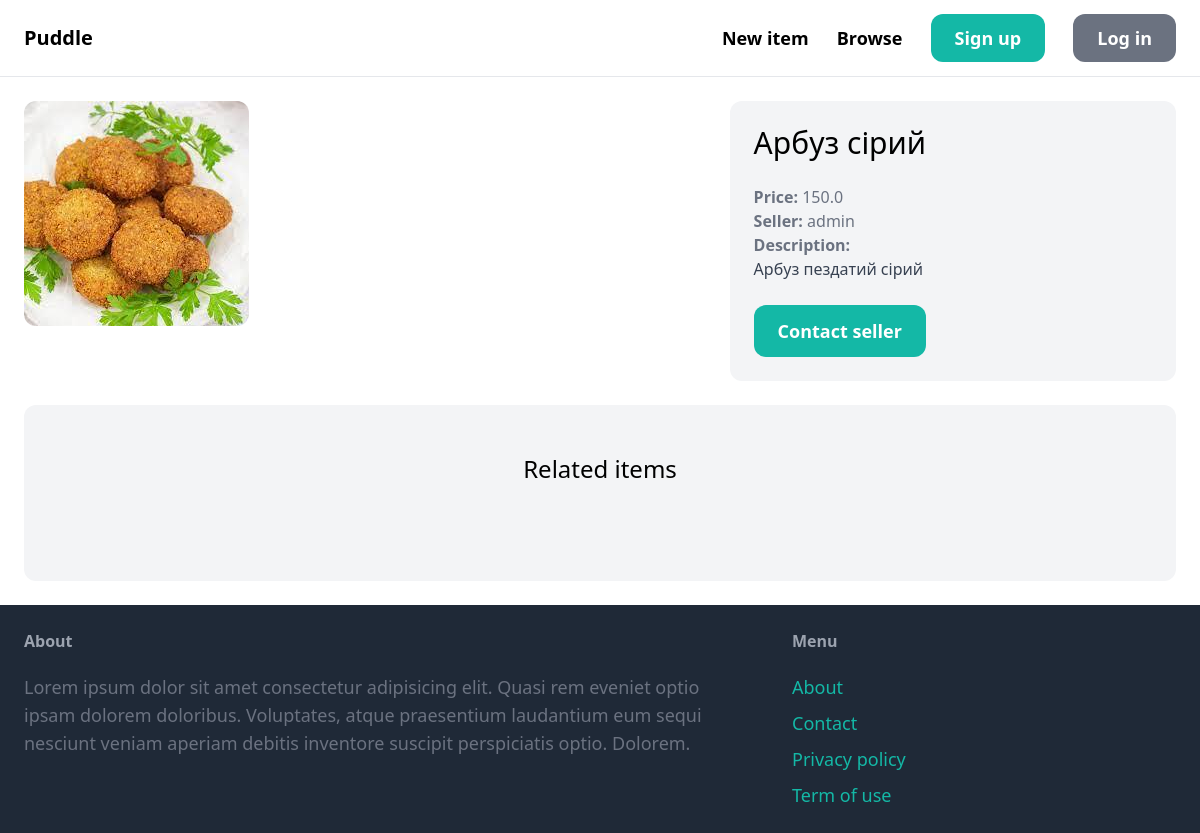
/items/3/, run on an earlier commit of the app's database.
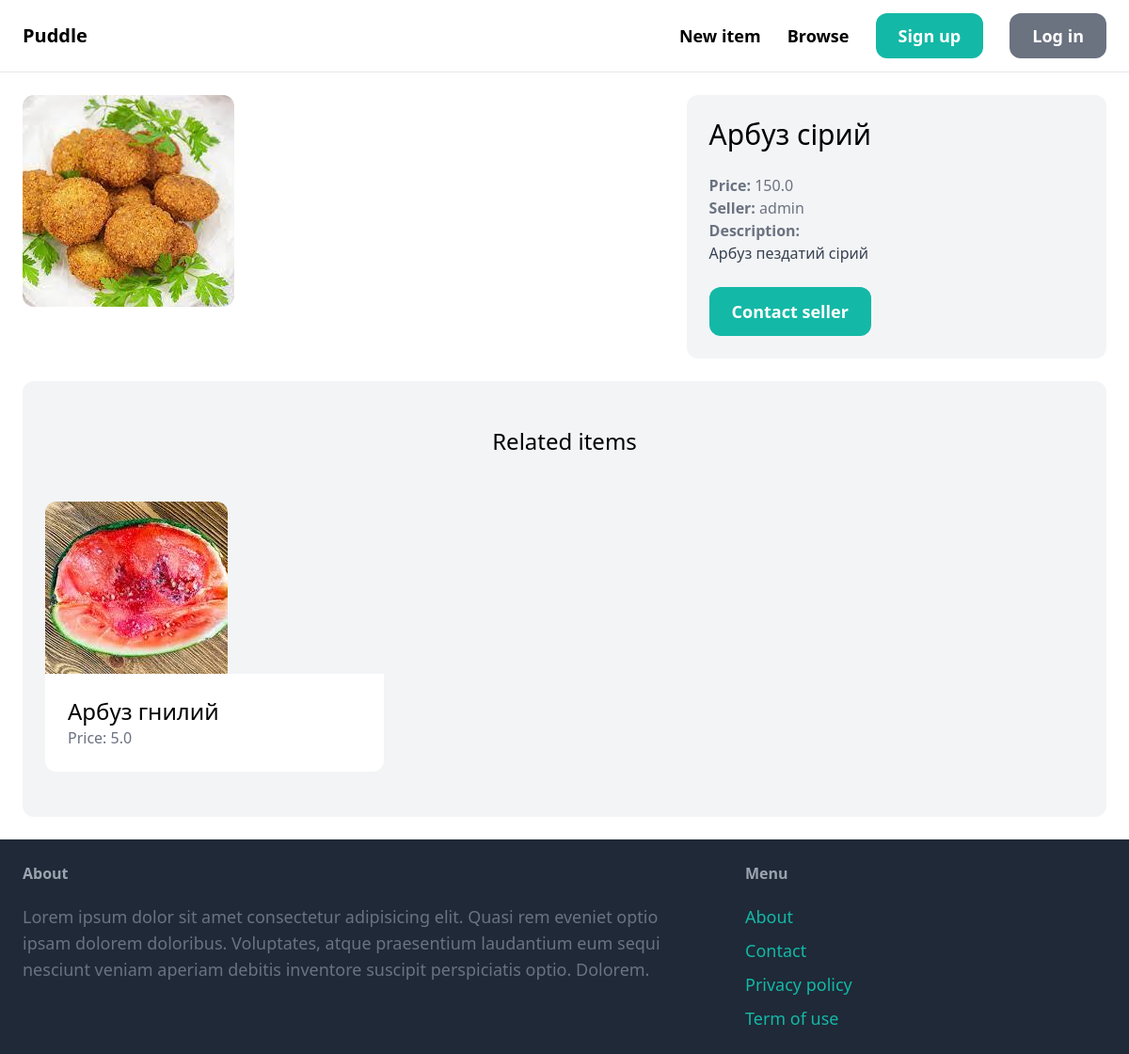
And on a later commit of the database.
### item/models.py (models this page shows, shortened)
class Item(models.Model):
    Category = models.ForeignKey(Category, related_name='items', on_delete=models.CASCADE)#категорія
    name = models.CharField(max_length=255) #назва
    descriptions=models.TextField(blank=True,null=True) # опис
    image = models.ImageField(upload_to='item_images',blank=True,null=True) # картинка
    price = models.FloatField() # ціна
    is_sold=models.BooleanField(default=False) # чи продано
    created_by = models.ForeignKey(User, related_name='items',on_delete=models.CASCADE)# хто створив
    created_at = models.DateTimeField(auto_now=True)# коли створенно
    class Meta:
        ordering = ('name',) #сортування за ім'ям

### item/views.py (the view)
# urls.py: path('<int:pk>/', views.detail, name='detail'),
def detail(request, pk):
    item = get_object_or_404(Item, pk=pk) #пошук itema
    related_items=Item.objects.filter(Category=item.Category, is_sold=False).exclude(pk=pk)[0:3] #пошук предмета в одній категорії
    return render(request, 'item/detail.html',{
        'item': item,
        'related_items': related_items
    })

### item/templates/item/detail.html (shortened to what this page needs)
{% extends 'core/base.html' %}
{% block content %}
<div class="grid grid-cols-5 gap-6">
    <div class="col-span-3">
        <img src="{{ item.image.url }}" class="rounded-xl">
    </div>
    <div class="col-span-2 p-6 bg-gray-100 rounded-xl">
        <h1 class="mb-6 text-3xl">{{ item.name }}</h1>
        <p class="text-gray-500"><strong>Price: </strong>{{ item.price }}</p>
        <p class="text-gray-500"><strong>Seller: </strong>{{ item.created_by.username }}</p>
        {% if item.descriptions %}
        <p class="text-gray-700">
            <strong class="text-gray-500">Description:</strong><br>
            {{ item.descriptions }}
        </p>
        {% endif %}
        <a href="#" class="inline-block mt-6 px-6 py-3 text-lg font-semibold bg-teal-500 text-white rounded-xl hover:bg-teal-700">Contact seller</a>
    </div>
</div>
<div class="mt-6 px-6 py-12 bg-gray-100 rounded-xl">
    <h2 class="mb-12 text-2xl text-center"> Related items</h2>
    <div class="grid grid-cols-3 gap-3">
        {% for item in related_items %}
            <div>
                <a href="{% url 'item:detail' item.id %}">
                    <div>
                        <img src="{{ item.image.url  }}" class="rounded-t-xl">
                    </div>
                    <div class="p-6 bg-white rounded-b-xl">
                        <h2 class="text-2xl">{{  item.name  }}</h2>
                        <p class="text-gray-500">Price: {{  item.price  }}</p>
                    </div>
                </a>
            </div>
        {% endfor %}
    </div>
</div>
{% endblock %}

What changed in the data, as far as the page shows it:
added Item: image (picture), name "Арбуз гнилий", price "5.0"
